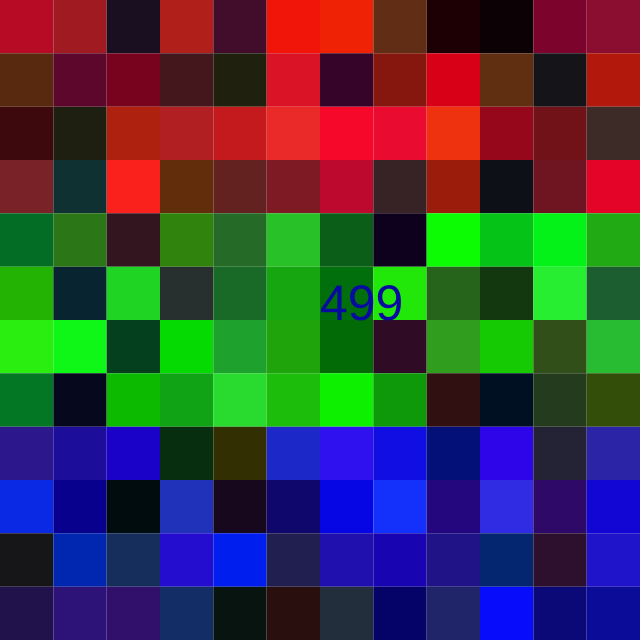
Frame 1 (no input)
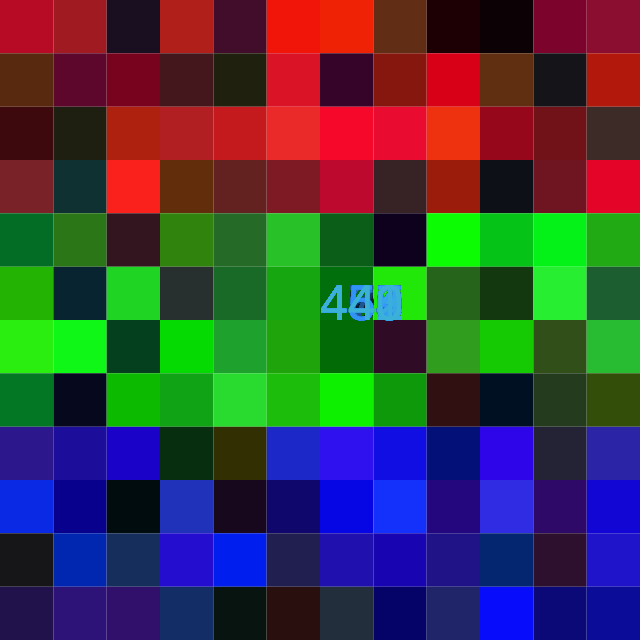
Frame 60 (no input)
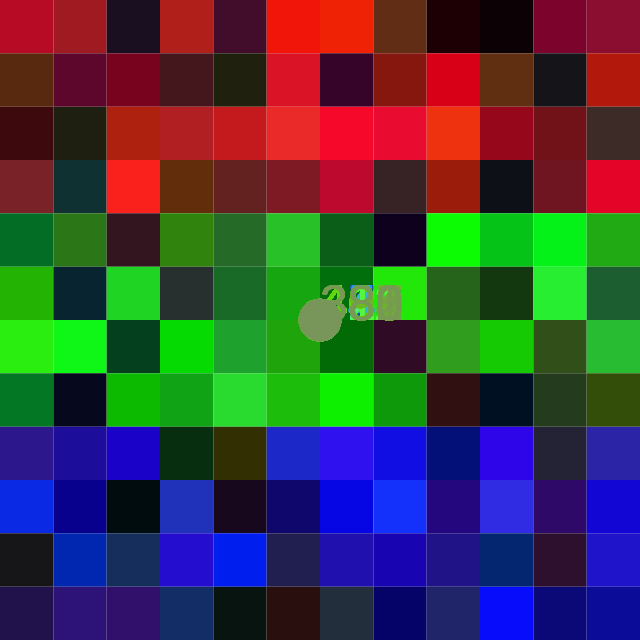
Frame 120 (the mouse pressed at the canvas centre since frame 60)

The p5.js sketch that drew these frames (run headless with seeded random() and noise() and a simulated clock; from frame 60 on, the mouse is pressed at the canvas centre):

// p5.js sketch
// ── sketch.js
function setup() {
    createCanvas(640, 640);
   noStroke();
    var w = width/12;
    var h = height/12;
    for (var x = 0; x <= width; x += w) {
        for (var y = 0; y <= height; y += h) {
            
            var r, g, b;
            
            if (y < h*4) {
                r = random(0, 255);
                g = random(0,50);
                b = random(0,50);
                
            } 

            else if (y < h*7) {
                r = random(0, 50);
                g = random(0, 255);
                b = random(0,50);
            }

            else if (y < h*12) {
                r = random(0, 50);
                g = random(0,50);
                b = random(0, 255);
            }
            fill(r,g, b);            
            rect(x, y, w, h);
        }
    }
}

function keyPressed() {
    var ellipsex = random (0,640);
    var ellipsey = random (0,640);
    var ellipsesize = random (10,100);
    var r = random(0, 255);
    var g = random(0,255);
    var b = random(0, 255);
    var grayscale = random (0,255);
    var strokesize = random (1,10)
    
    fill (grayscale);
    stroke (r,g,b);
    strokeWeight (strokesize);
    
    ellipse ( ellipsex, ellipsey, ellipsesize);
}

    var colorupdater = 1;
    var colorupdateg = 3;
    var colorupdateb = 5;
    var ellipseR = 0
    var ellipseG = 0
    var ellipseB = 0
    
function draw(){
    textSize (50);
    frameRate(30);
    var deadline = 500
    var time = deadline - frameCount
    ellipseR += colorupdater
    ellipseG += colorupdateg
    ellipseB += colorupdateb
    
    text(time, width/2, height/2);
    if (time < 0){
            remove()
        }
    if (ellipseR >= 255 || ellipseR <= 0) {
      colorupdater *= -1;
    }
    if (ellipseG >= 255 || ellipseG <= 0) {
      colorupdateg *= -1;
    }
    if (ellipseB >= 255 || ellipseB <= 0) {
      colorupdateb *= -1;
    }
        fill(ellipseR, ellipseG, ellipseB)
        if(mouseIsPressed) {
        ellipse (mouseX, mouseY, width/15)
        }
}
